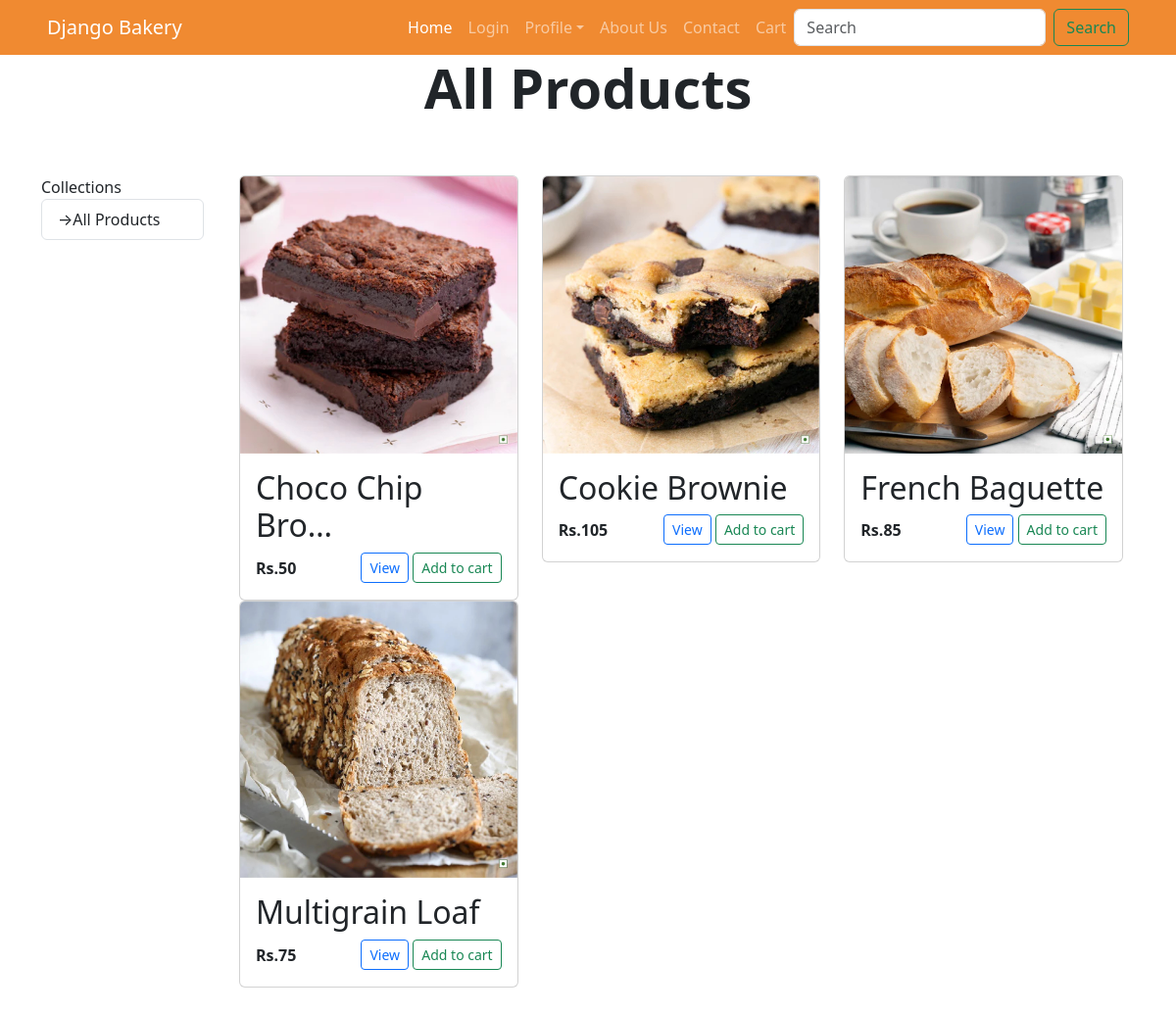
Page /product/all on the committed database.
### inventory/models.py (models this page shows, shortened)
class Product(models.Model):
    food_choices = (
        (0,'egg'),
        (1,'eggless'),
    )
    collection = models.ForeignKey(Collection, on_delete=models.CASCADE,default=1)
    name = models.CharField( max_length=50)
    image = models.ImageField(upload_to="products")
    price = models.PositiveIntegerField(default=50)
    desc = models.TextField( null=True, blank=True)
    food_type = models.IntegerField(choices=food_choices,default=0)
    qty = models.FloatField(default=50.00, null=True, blank=True)
    ingredient = models.TextField(null=True, blank=True)
    is_new =models.BooleanField(default=True)
    is_best_seller =models.BooleanField(default=True)
    is_available =models.BooleanField(default=True)

### inventory/views.py (the view)
# urls.py: path('product/all',views.product_list,name='product_all'),
def product_list(request):
    return render(request,'inventory/product_all.html', context={
        'products':Product.objects.all(),
        'collection':Collection.objects.all(),
    })

### cart/templatetags/cart_tags.py (called while the page is built)
@register.simple_tag()
def count_cart_items():
     return CartItem.objects.count()

### templates/inventory/product_all.html (shortened to what this page needs)
{% extends 'layout/base.html' %}
{% load static %}
{% block content %}
<div class="container-fluid px-0 mx-0">
    <div class="row mx-0">
        <div class="col text-center px-0 ">
            <h1 class="display-4 fw-bold">All Products</h1>
        </div>
    </div>
</div>
<div class="container my-5">
    <div class="row">
        <div class="col-md-2">Collections
            <ul class="list-group list-groups-flush">
                <li class="list-group-item">
                    <a href="{% url 'product_all' %}" class="nav-link">
                        &rightarrow;All Products
                    </a>
                </li>
            </ul>
        </div>
        <div class="col-md-10">
            <div class="container-fluid">
                <div class="row">
                    {% for prd in products %}
                    <div class="col-md-4">
                        <div class="card">
                            <a href="{% url 'product_detail' prd.id %}" class="text-decoration-none">
                                <img src="{{prd.image.url}}" alt="{{prd.name}}" class="card-img-top">
                            </a>
                            <div class="card-body">
                                <h2 title="{{prd.name}}">
                                    <a href="{% url 'product_detail' prd.id %}" class="text-decoration-none text-dark">
                                        {{prd.name|truncatechars:15}}
                                    </a>
                                </h2>
                                <div class="d-flex justify-content-between align-item-center">
                                    <p class="fw-bold my-1">Rs.{{prd.price}}</p>
                                    <div class="">
                                        <a href="{% url 'product_detail' prd.id %}"
                                            class="btn btn-outline-primary btn-sm">View</a>
                                        <a hx-get="{% url 'add_to_cart' prd.id %}" class="btn btn-outline-success btn-sm">Add to cart</a>
                                    </div>
                                </div>
                            </div>
                        </div>
                    </div>
                    {% empty %}
                    <div class="alert alert-warning" role="alert">
                        <strong>No products available</strong>check later!
                    </div>
                    {% endfor %}
                </div>
            </div>
        </div>
    </div>
</div>
{% endblock content %}

### rows in the picture
Product: image (picture), name "Choco Chip Bro…", price "50"
Product: image (picture), name "Cookie Brownie", price "105"
Product: image (picture), name "French Baguette", price "85"
Product: image (picture), name "Multigrain Loaf", price "75"
